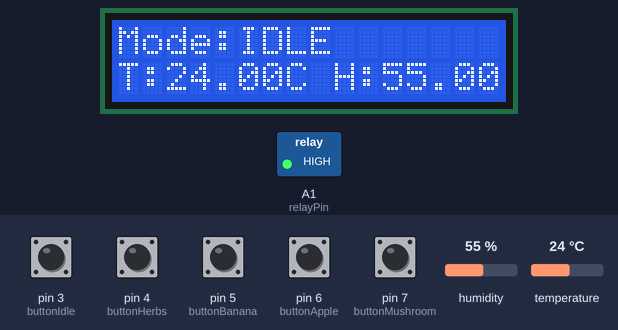
Simulated run of this program. Board: Arduino Uno, built with avr-gcc and run on an emulated ATmega328P. On the bench: 16×2 character LCD, switched loads named in the program (green lamp = pin HIGH). Inputs (shaded band) come from the test bench; at power-on: pin 3 (buttonIdle), pin 4 (buttonHerbs), pin 5 (buttonBanana), pin 6 (buttonApple), pin 7 (buttonMushroom) HIGH, humidity 55 %, temperature 24 °C.

Above: at 3.2 s.
3.3 s: pin 4 (buttonHerbs) pulled LOW for 0.25 s
At 4.3 s:
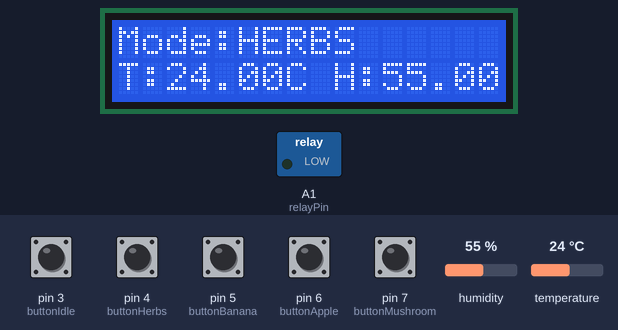
5.0 s: pin 5 (buttonBanana) pulled LOW for 0.25 s
At 5.5 s:
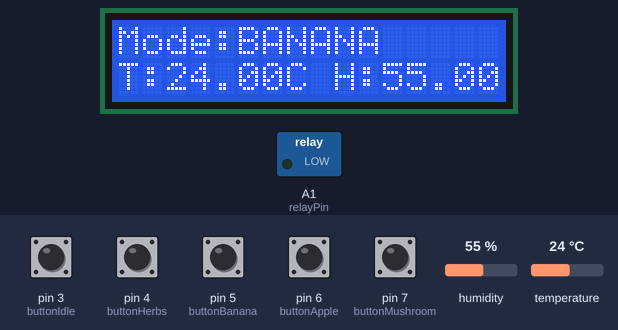
6.7 s: pin 6 (buttonApple) pulled LOW for 0.25 s
At 7.9 s:
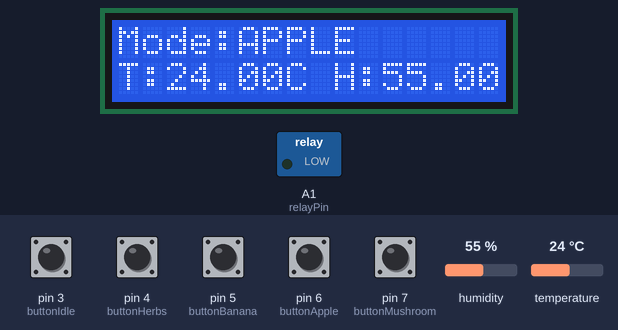
8.4 s: pin 7 (buttonMushroom) pulled LOW for 0.25 s
At 9.2 s:
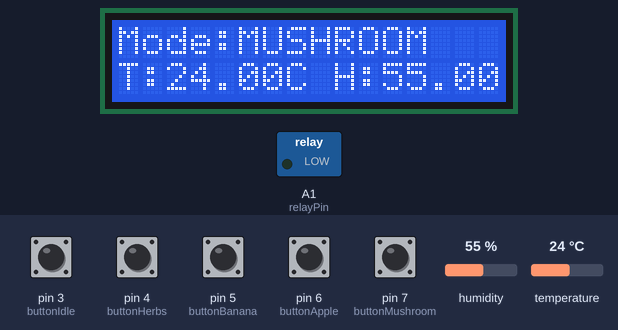
10.1 s: humidity set to 22 %
At 11.4 s:
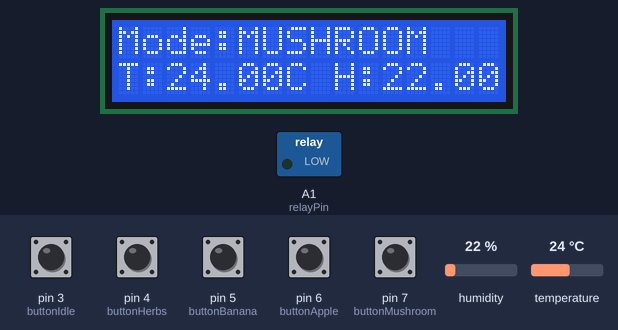
11.7 s: pin 3 (buttonIdle) pulled LOW for 0.25 s
At 13.0 s:
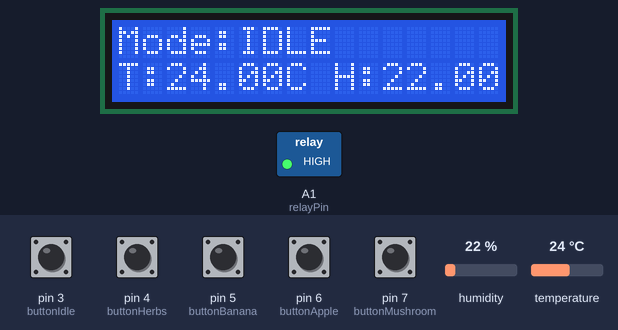
Timing chart, 0 to 14.4 s (numbered marks = the images above; inputs shaded):
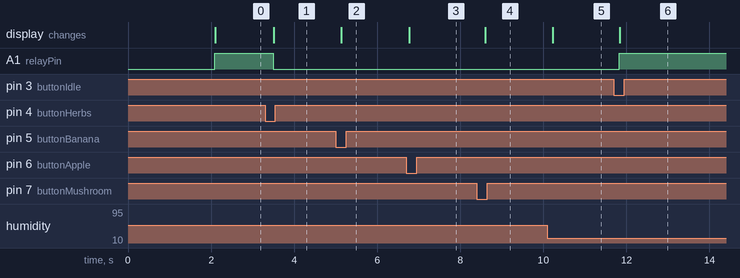

The program:

main.cpp
```cpp
#include <LiquidCrystal.h>
#include <DHT.h>

// Pin connections for the LCD (RS, E, D4, D5, D6, D7)
LiquidCrystal lcd(13, 12, 11, 10, 9, 8);  // Updated to match your pin configuration

// DHT22 sensor settings
#define DHTPIN A0      // Pin connected to DHT22 data pin
#define DHTTYPE DHT11  // DHT22 sensor
DHT dht(DHTPIN, DHTTYPE);

// Pin definitions for the buttons (connected to GND)
const int buttonApple = 6;
const int buttonMushroom = 7;
const int buttonBanana = 5;
const int buttonHerbs = 4;
const int buttonIdle = 3;

// Pin for relay control
const int relayPin = A1;

// Variable to store the selected mode
String mode = "IDLE";
String previousMode = "";

// Variables to store previous sensor readings for efficient updates
float previousTemp = 0.0;
float previousHumidity = 0.0;

unsigned long lastLCDUpdate = 0;
const unsigned long updateInterval = 2000; // Update every 2 seconds

void setup() {
  // Initialize the LCD
  lcd.begin(16, 2);
  lcd.print("Initializing...");
  delay(2000);  // Wait 2 seconds to see if the LCD displays anything

  // Clear the screen after the test
  lcd.clear();
  lcd.print("Select Mode:");

  // Set up the button pins as inputs
  pinMode(buttonApple, INPUT_PULLUP);
  pinMode(buttonMushroom, INPUT_PULLUP);
  pinMode(buttonBanana, INPUT_PULLUP);
  pinMode(buttonHerbs, INPUT_PULLUP);
  pinMode(buttonIdle, INPUT_PULLUP);

  // Set up the relay pin as an output
  pinMode(relayPin, OUTPUT);

  // Initialize the DHT22 sensor
  dht.begin();

  // Initially turn off the relay
  digitalWrite(relayPin, LOW);
}

void loop() {
  // Check if any button is pressed (LOW when pressed because connected to GND)
  if (digitalRead(buttonApple) == LOW) {
    mode = "APPLE";
  } else if (digitalRead(buttonMushroom) == LOW) {
    mode = "MUSHROOM";
  } else if (digitalRead(buttonBanana) == LOW) {
    mode = "BANANA";
  } else if (digitalRead(buttonHerbs) == LOW) {
    mode = "HERBS";
  } else if (digitalRead(buttonIdle) == LOW) {
    mode = "IDLE";
  }

  // Read temperature and humidity from the DHT22 sensor
  float temp = dht.readTemperature();
  float humidity = dht.readHumidity();

  // Handle the relay based on the selected mode
  if (mode == "APPLE" || mode == "MUSHROOM" || mode == "BANANA" || mode == "HERBS") {
    // Turn on the relay when a drying mode is selected
    digitalWrite(relayPin, LOW);
  } else {
    // Turn off the relay when in idle mode
    digitalWrite(relayPin, HIGH);
  }

  // Update the LCD only if mode, temperature, or humidity has changed
  if (millis() - lastLCDUpdate >= updateInterval || mode != previousMode || temp != previousTemp || humidity != previousHumidity) {
    // Clear and update the LCD only if necessary
    lcd.clear();
    lcd.setCursor(0, 0);
    lcd.print("Mode:");
    lcd.print(mode);
    lcd.setCursor(0, 1);
    lcd.print("T:");
    lcd.print(temp);
    lcd.print("C H:");
    lcd.print(humidity);
    lcd.print("%");

    // Update the last known values and timestamp
    previousMode = mode;
    previousTemp = temp;
    previousHumidity = humidity;
    lastLCDUpdate = millis();
  }

  // Add a small delay to debounce the buttons
  delay(200);
}
```

Measured:
- after the input at 3.3 s, A1 (relayPin): HIGH → LOW after 0.20 s; the display: changes after 0.21 s (image 1)
- after the input at 5.0 s, the display: changes after 0.14 s (image 2)
- after the input at 6.7 s, the display: changes after 0.07 s (image 3)
- after the input at 8.4 s, the display: changes after 0.20 s (image 4)
- after the input at 10.1 s, the display: changes after 0.13 s (image 5)
- after the input at 11.7 s, A1 (relayPin): LOW → HIGH after 0.13 s; the display: changes after 0.14 s (image 6)
